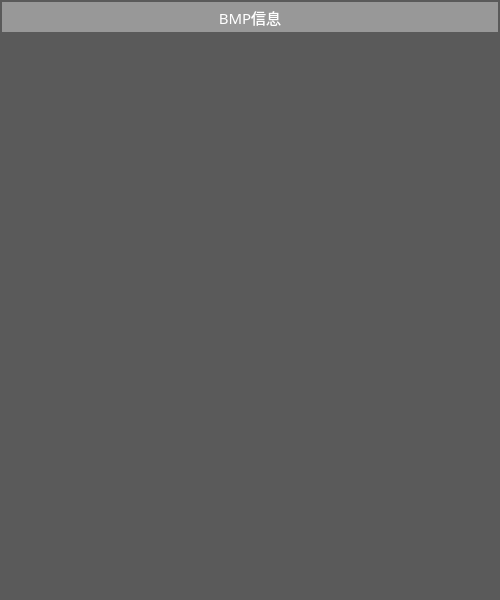
<?xml version="1.0" encoding="UTF-8"?>
<ui version="4.0">
 <class>BMPinfo</class>
 <widget class="QWidget" name="BMPinfo">
  <property name="geometry">
   <rect>
    <x>0</x>
    <y>0</y>
    <width>500</width>
    <height>600</height>
   </rect>
  </property>
  <property name="windowTitle">
   <string>Form</string>
  </property>
  <property name="styleSheet">
   <string notr="true">background-color: rgb(255, 255, 255);
background-color: rgb(90, 90, 90);</string>
  </property>
  <layout class="QGridLayout" name="gridLayout">
   <property name="leftMargin">
    <number>2</number>
   </property>
   <property name="topMargin">
    <number>2</number>
   </property>
   <property name="rightMargin">
    <number>2</number>
   </property>
   <property name="bottomMargin">
    <number>2</number>
   </property>
   <property name="spacing">
    <number>2</number>
   </property>
   <item row="0" column="0">
    <layout class="QVBoxLayout" name="verticalLayout">
     <property name="spacing">
      <number>0</number>
     </property>
     <item>
      <widget class="QLabel" name="label">
       <property name="minimumSize">
        <size>
         <width>0</width>
         <height>30</height>
        </size>
       </property>
       <property name="maximumSize">
        <size>
         <width>16777215</width>
         <height>30</height>
        </size>
       </property>
       <property name="font">
        <font>
         <family>Adobe 黑体 Std R</family>
         <pointsize>11</pointsize>
        </font>
       </property>
       <property name="styleSheet">
        <string notr="true">background-color: rgb(152, 152, 152);
color: rgb(255, 255, 255);</string>
       </property>
       <property name="lineWidth">
        <number>0</number>
       </property>
       <property name="text">
        <string>BMP信息</string>
       </property>
       <property name="alignment">
        <set>Qt::AlignCenter</set>
       </property>
      </widget>
     </item>
     <item>
      <widget class="QTableWidget" name="tableWidget">
       <property name="styleSheet">
        <string notr="true"/>
       </property>
       <property name="frameShape">
        <enum>QFrame::NoFrame</enum>
       </property>
       <property name="frameShadow">
        <enum>QFrame::Raised</enum>
       </property>
       <property name="lineWidth">
        <number>2</number>
       </property>
       <attribute name="horizontalHeaderStretchLastSection">
        <bool>true</bool>
       </attribute>
      </widget>
     </item>
    </layout>
   </item>
  </layout>
 </widget>
 <resources/>
 <connections/>
</ui>
